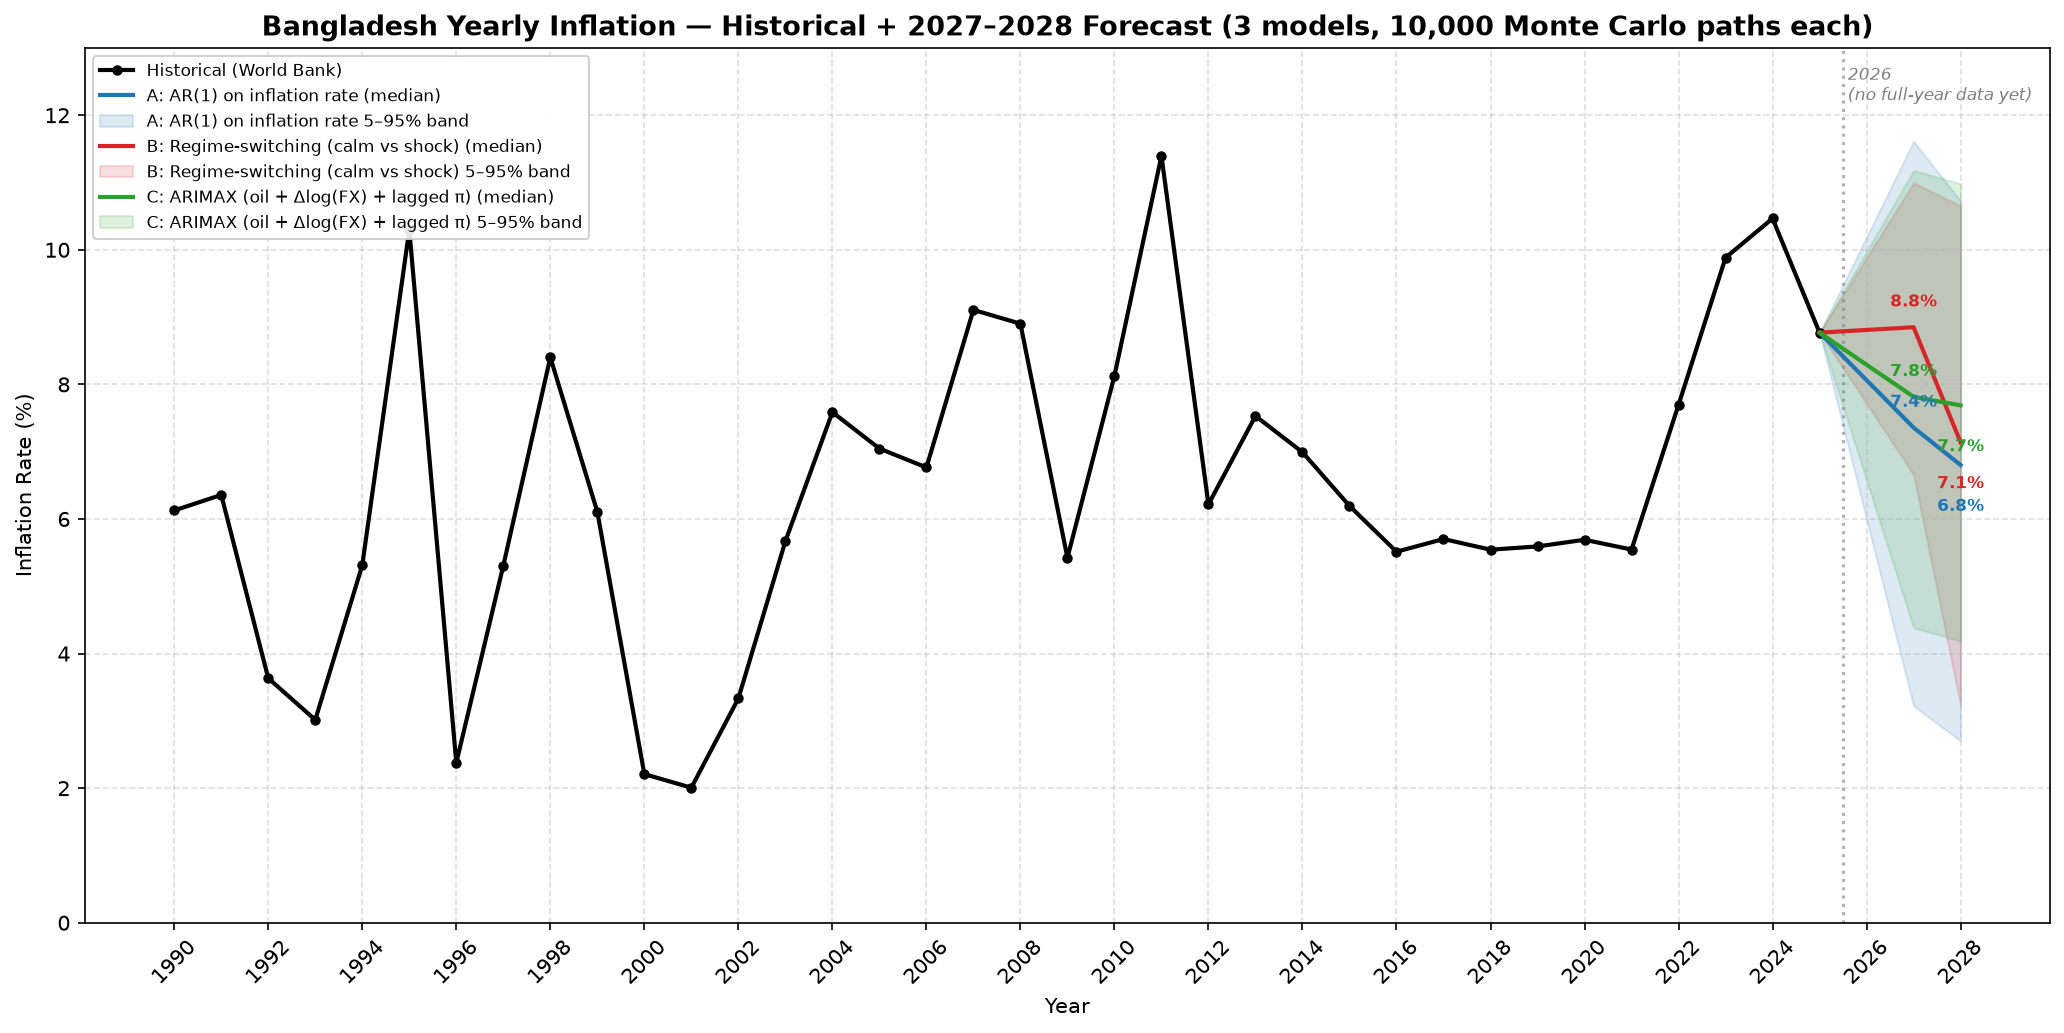

Recreate this plot in Python.
"""
Bangladesh Inflation Forecast (1990-2028)
=========================================
Compares three forecasting approaches for 2027-2028 inflation:

  Model A: AR(1) on log(CPI level) + Monte Carlo on residuals
  Model B: Markov regime-switching (calm vs shock) + Monte Carlo
  Model C: ARIMAX with Brent oil + USD/BDT as exogenous drivers + Monte Carlo

Data sources
------------
  Inflation: World Bank API, FP.CPI.TOTL.ZG (annual %)
  USD/BDT : World Bank API, PA.NUS.FCRF (annual average)
  Brent   : BP Statistical Review / EIA (annual average, USD/bbl)

Run:  python3 bangladesh_inflation_forecast.py
Output: bangladesh_inflation_forecast.png
"""

import json
import urllib.request
from collections import defaultdict

import numpy as np
import matplotlib.pyplot as plt

START_YEAR = 1990
HIST_END_YEAR = 2025
PROJ_YEARS = [2027, 2028]  # 2026 is left as a gap; we project 2027-2028 only
N_SIM = 10_000
RNG = np.random.default_rng(42)

# Annual average Brent (USD/bbl). Source: BP Statistical Review of World Energy
# 2024 (for 1987-2023) + EIA monthly average (for 2024-2025).
BRENT_ANNUAL = {
    1987: 17.97, 1988: 14.24, 1989: 17.98, 1990: 23.76, 1991: 20.04,
    1992: 19.32, 1993: 17.07, 1994: 15.98, 1995: 17.18, 1996: 20.67,
    1997: 19.11, 1998: 12.72, 1999: 17.97, 2000: 28.50, 2001: 24.44,
    2002: 25.02, 2003: 28.85, 2004: 38.27, 2005: 54.52, 2006: 65.39,
    2007: 72.44, 2008: 97.26, 2009: 61.74, 2010: 79.50, 2011: 111.26,
    2012: 111.97, 2013: 108.66, 2014: 98.97, 2015: 52.32, 2016: 43.73,
    2017: 54.19, 2018: 71.31, 2019: 64.21, 2020: 41.85, 2021: 70.86,
    2022: 100.93, 2023: 82.49, 2024: 80.52, 2025: 69.14,
}


def fetch_worldbank(indicator: str, date: str) -> dict:
    url = (
        "https://api.worldbank.org/v2/country/BGD/indicator/"
        f"{indicator}?format=json&date={date}&per_page=200"
    )
    with urllib.request.urlopen(url, timeout=10) as r:
        payload = json.loads(r.read().decode("utf-8"))
    return {
        int(rec["date"]): rec["value"]
        for rec in (payload[1] or [])
        if rec.get("value") is not None
    }


# --- Fallback (verified) data so the script still works fully offline. -------
FALLBACK_INFL = {
    1990: 6.13, 1991: 6.36, 1992: 3.63, 1993: 3.01, 1994: 5.31,
    1995: 10.30, 1996: 2.38, 1997: 5.31, 1998: 8.40, 1999: 6.11,
    2000: 2.21, 2001: 2.01, 2002: 3.33, 2003: 5.67, 2004: 7.59,
    2005: 7.05, 2006: 6.77, 2007: 9.11, 2008: 8.90, 2009: 5.42,
    2010: 8.13, 2011: 11.40, 2012: 6.22, 2013: 7.53, 2014: 6.99,
    2015: 6.19, 2016: 5.51, 2017: 5.70, 2018: 5.54, 2019: 5.59,
    2020: 5.69, 2021: 5.55, 2022: 7.70, 2023: 9.88, 2024: 10.47,
    2025: 8.77,
}
FALLBACK_FX = {
    1990: 34.57, 1991: 36.60, 1992: 38.95, 1993: 39.57, 1994: 40.21,
    1995: 40.28, 1996: 41.79, 1997: 43.89, 1998: 46.91, 1999: 49.09,
    2000: 52.14, 2001: 55.81, 2002: 57.89, 2003: 58.15, 2004: 59.51,
    2005: 64.33, 2006: 68.93, 2007: 68.87, 2008: 68.60, 2009: 69.04,
    2010: 69.65, 2011: 74.15, 2012: 81.86, 2013: 78.10, 2014: 77.64,
    2015: 77.95, 2016: 78.47, 2017: 80.44, 2018: 83.47, 2019: 84.45,
    2020: 84.87, 2021: 85.08, 2022: 91.75, 2023: 106.31, 2024: 115.60,
    2025: 121.92,
}


def load_data():
    try:
        infl = fetch_worldbank("FP.CPI.TOTL.ZG", "1990:2025")
        fx = fetch_worldbank("PA.NUS.FCRF", "1990:2025")
        if not infl:
            raise ValueError("empty")
        print("Loaded live data from World Bank API.")
    except Exception as exc:
        print(f"Live fetch failed ({exc}); using built-in fallback data.")
        infl = dict(FALLBACK_INFL)
        fx = dict(FALLBACK_FX)

    years = sorted(set(range(START_YEAR, HIST_END_YEAR + 1))
                   & set(infl) & set(fx))
    return (
        np.array(years, dtype=int),
        np.array([infl[y] for y in years], dtype=float),       # π in %
        np.array([fx[y] for y in years], dtype=float),         # BDT/USD
        np.array([BRENT_ANNUAL[y] for y in years], dtype=float),
    )


# =============================================================================
# Model A: AR(1) on inflation rate + bootstrap residual MC
# =============================================================================
def model_a_ar1(pi_pct: np.ndarray) -> dict:
    # AR(1) directly on the inflation rate: pi[t] = a + b * pi[t-1] + e[t]
    y = pi_pct[1:]
    x = pi_pct[:-1]
    n = len(y)
    x_mean, y_mean = x.mean(), y.mean()
    b_hat = np.sum((x - x_mean) * (y - y_mean)) / np.sum((x - x_mean) ** 2)
    a_hat = y_mean - b_hat * x_mean
    # Stationarity clamp
    b = max(min(b_hat, 0.95), -0.95)
    a = (1.0 - b) * pi_pct.mean()
    resid = y - (a_hat + b_hat * x)
    sigma = resid.std(ddof=2)

    # Deterministic central forecast
    central = []
    cur = pi_pct[-1]
    for _ in PROJ_YEARS:
        cur = a + b * cur
        central.append(cur)

    # Monte Carlo: resample residuals
    sims = np.empty((N_SIM, len(PROJ_YEARS)))
    for s in range(N_SIM):
        cur = pi_pct[-1]
        for t in range(len(PROJ_YEARS)):
            shock = RNG.choice(resid)
            cur = a + b * cur + shock
            sims[s, t] = cur
    return {
        "name": "A: AR(1) on inflation rate",
        "central": central,
        "sims": sims,
        "params": {"a": a, "b": b, "sigma": sigma, "n": n,
                   "a_raw": a_hat, "b_raw": b_hat},
    }


# =============================================================================
# Model B: Markov regime-switching (calm vs shock) + MC
# =============================================================================
def model_b_regime(pi_pct: np.ndarray) -> dict:
    # Two regimes: calm (low mean, low vol) vs shock (high mean, high vol).
    # Soft-assign by thresholding on inflation (>= 7% = shock).
    shock = pi_pct >= 7.0
    calm = ~shock
    mu_c, sd_c = pi_pct[calm].mean(), pi_pct[calm].std(ddof=1)
    mu_s, sd_s = pi_pct[shock].mean(), pi_pct[shock].std(ddof=1)
    if calm.sum() < 2:
        mu_c, sd_c = 5.0, 1.0
    if shock.sum() < 2:
        mu_s, sd_s = 9.0, 1.5

    # Transition probabilities from history
    p_cs = (shock[1:] & ~shock[:-1]).sum() / max(calm.sum(), 1)
    p_sc = (~shock[1:] & shock[:-1]).sum() / max(shock.sum(), 1)

    # Start: last observed regime
    state = "shock" if shock[-1] else "calm"

    sims = np.empty((N_SIM, len(PROJ_YEARS)))
    for s in range(N_SIM):
        st = state
        for t in range(len(PROJ_YEARS)):
            if st == "calm":
                pi = RNG.normal(mu_c, sd_c)
                if RNG.random() < p_cs:
                    st = "shock"
            else:
                pi = RNG.normal(mu_s, sd_s)
                if RNG.random() < p_sc:
                    st = "calm"
            sims[s, t] = pi
    central = sims.mean(axis=0)
    return {
        "name": "B: Regime-switching (calm vs shock)",
        "central": central,
        "sims": sims,
        "params": {
            "calm_mean": mu_c, "calm_sd": sd_c,
            "shock_mean": mu_s, "shock_sd": sd_s,
            "p_calm_to_shock": p_cs, "p_shock_to_calm": p_sc,
            "n_calm": int(calm.sum()), "n_shock": int(shock.sum()),
        },
    }


# =============================================================================
# Model C: ARIMAX with Brent oil and log USD/BDT as exogenous drivers
# =============================================================================
def model_c_arimax(pi_pct: np.ndarray, fx: np.ndarray,
                   brent: np.ndarray) -> dict:
    # Regressors: Brent level, log(FX) level change, lagged π
    y = pi_pct[1:]
    x_brent = brent[1:]
    x_fx = np.diff(np.log(fx)) * 100.0  # % FX change
    x_lag = pi_pct[:-1]

    X = np.column_stack([np.ones(len(y)), x_brent, x_fx, x_lag])
    # OLS
    beta, *_ = np.linalg.lstsq(X, y, rcond=None)
    resid = y - X @ beta
    sigma = resid.std(ddof=X.shape[1])

    # Exogenous future assumptions: oil mean-reverts, FX continues mild drift
    # Use 2025 values and assume oil = 5-yr average, FX = linear trend of last 3 yrs
    oil_last5 = brent[-5:].mean()
    fx_last3_growth = (np.diff(np.log(fx[-3:])) * 100.0).mean()
    pi_last = pi_pct[-1]

    # Deterministic central forecast
    central = []
    oil_t = oil_last5
    fx_growth_t = fx_last3_growth
    pi_t = pi_last
    for _ in PROJ_YEARS:
        pi_next = (beta[0] + beta[1] * oil_t + beta[2] * fx_growth_t
                   + beta[3] * pi_t)
        central.append(pi_next)
        pi_t = pi_next

    # Monte Carlo
    sims = np.empty((N_SIM, len(PROJ_YEARS)))
    for s in range(N_SIM):
        oil_t = oil_last5
        fx_growth_t = fx_last3_growth
        pi_t = pi_last
        for t in range(len(PROJ_YEARS)):
            shock = RNG.normal(0, sigma)
            pi_next = (beta[0] + beta[1] * oil_t + beta[2] * fx_growth_t
                       + beta[3] * pi_t + shock)
            sims[s, t] = pi_next
            pi_t = pi_next
            # Add small random walk on oil and FX within sim
            oil_t *= 1.0 + RNG.normal(0, 0.05)
            fx_growth_t = fx_growth_t + RNG.normal(0, 1.0)
    return {
        "name": "C: ARIMAX (oil + Δlog(FX) + lagged π)",
        "central": central,
        "sims": sims,
        "params": {
            "beta_intercept": beta[0], "beta_oil": beta[1],
            "beta_dlogfx": beta[2], "beta_lag": beta[3],
            "sigma": sigma, "oil_assumed": oil_last5,
            "fx_growth_assumed": fx_last3_growth,
        },
    }


# =============================================================================
# Plotting
# =============================================================================
def plot_results(years_hist, pi_hist, model_results):
    fig, ax = plt.subplots(figsize=(14, 7))
    ax.plot(years_hist, pi_hist, color="black", linewidth=2,
            marker="o", markersize=4, label="Historical (World Bank)")

    # 2026 vertical separator for the gap year
    ax.axvline(HIST_END_YEAR + 0.5, color="gray", linestyle=":", alpha=0.6)
    ymax = 13
    ax.set_ylim(0, ymax)
    ax.text(HIST_END_YEAR + 0.6, ymax * 0.98,
            "2026\n(no full-year data yet)",
            fontsize=8, style="italic", color="gray", va="top")

    colors = ["#1f77b4", "#d62728", "#2ca02c"]
    proj_years = PROJ_YEARS  # [2027, 2028]
    label_offsets = [10, -22, 10, -22, 10, -22]  # alternate above/below

    for color, res in zip(colors, model_results):
        sims = res["sims"]
        central = res["central"]
        p05 = np.percentile(sims, 5, axis=0)
        p50 = np.percentile(sims, 50, axis=0)
        p95 = np.percentile(sims, 95, axis=0)
        # Connect to 2025 actual (skip 2026)
        x = [HIST_END_YEAR] + list(proj_years)
        y_c = [pi_hist[-1]] + list(central)
        y_lo = [pi_hist[-1]] + list(p05)
        y_hi = [pi_hist[-1]] + list(p95)
        ax.plot(x, y_c, color=color, linewidth=2, label=f"{res['name']} (median)")
        ax.fill_between(x, y_lo, y_hi, color=color, alpha=0.15,
                        label=f"{res['name']} 5–95% band")
        for i, (yr, cval) in enumerate(zip(proj_years, central)):
            off = label_offsets[i + (colors.index(color) * 2)]
            ax.annotate(f"{cval:.1f}%", (yr, cval),
                        textcoords="offset points", xytext=(0, off),
                        ha="center", fontsize=8, color=color, fontweight="bold")

    ax.set_title("Bangladesh Yearly Inflation — Historical + 2027–2028 Forecast "
                 "(3 models, 10,000 Monte Carlo paths each)",
                 fontsize=13, fontweight="bold")
    ax.set_xlabel("Year")
    ax.set_ylabel("Inflation Rate (%)")
    ax.grid(True, linestyle="--", alpha=0.4)
    ax.legend(loc="upper left", fontsize=8, framealpha=0.9)
    plt.xticks(list(range(START_YEAR, PROJ_YEARS[-1] + 1, 2)),
               rotation=45)
    plt.tight_layout()
    plt.savefig("bangladesh_inflation_forecast.png", dpi=150, bbox_inches="tight")
    plt.show()


def print_summary(model_results):
    print("\n" + "=" * 72)
    print("FORECAST SUMMARY (10,000 Monte Carlo paths per model)")
    print("=" * 72)
    for res in model_results:
        sims = res["sims"]
        print(f"\n{res['name']}")
        for i, yr in enumerate(PROJ_YEARS):
            col = sims[:, i]
            print(f"  {yr}: mean={col.mean():5.2f}%  "
                  f"median={np.median(col):5.2f}%  "
                  f"5%={np.percentile(col, 5):5.2f}%  "
                  f"95%={np.percentile(col, 95):5.2f}%  "
                  f"P(>10%)={100*(col>10).mean():4.1f}%")
        print(f"  params: {res['params']}")


if __name__ == "__main__":
    years, pi, fx, brent = load_data()
    print(f"Loaded {len(years)} years of inflation data "
          f"({years[0]}-{years[-1]})")

    results = [
        model_a_ar1(pi),
        model_b_regime(pi),
        model_c_arimax(pi, fx, brent),
    ]
    print_summary(results)
    plot_results(years, pi, results)
